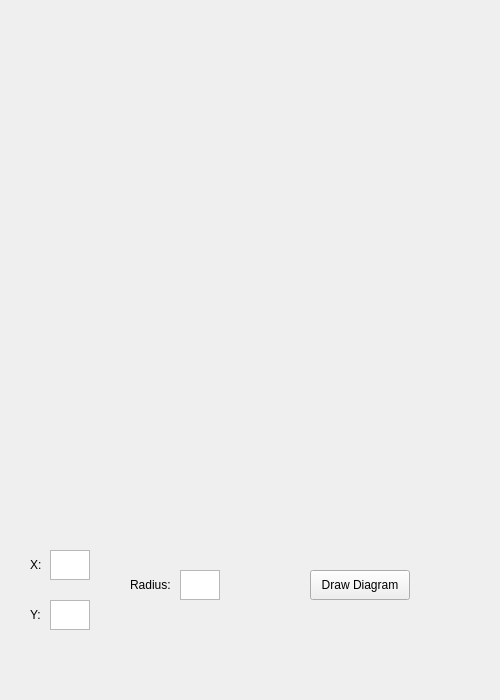
<?xml version="1.0" encoding="UTF-8"?>
<ui version="4.0">
 <class>MainWindow</class>
 <widget class="QMainWindow" name="MainWindow">
  <property name="geometry">
   <rect>
    <x>0</x>
    <y>0</y>
    <width>500</width>
    <height>700</height>
   </rect>
  </property>
  <property name="windowTitle">
   <string>MainWindow</string>
  </property>
  <widget class="QWidget" name="centralWidget">
   <widget class="QLabel" name="drawingArea">
    <property name="geometry">
     <rect>
      <x>0</x>
      <y>0</y>
      <width>500</width>
      <height>500</height>
     </rect>
    </property>
    <property name="text">
     <string/>
    </property>
   </widget>
   <widget class="QPlainTextEdit" name="editText_X">
    <property name="geometry">
     <rect>
      <x>50</x>
      <y>550</y>
      <width>40</width>
      <height>30</height>
     </rect>
    </property>
   </widget>
   <widget class="QPlainTextEdit" name="editText_Y">
    <property name="geometry">
     <rect>
      <x>50</x>
      <y>600</y>
      <width>40</width>
      <height>30</height>
     </rect>
    </property>
   </widget>
   <widget class="QPlainTextEdit" name="editText_Radius">
    <property name="geometry">
     <rect>
      <x>180</x>
      <y>570</y>
      <width>40</width>
      <height>30</height>
     </rect>
    </property>
   </widget>
   <widget class="QLabel" name="label_2">
    <property name="geometry">
     <rect>
      <x>130</x>
      <y>570</y>
      <width>45</width>
      <height>30</height>
     </rect>
    </property>
    <property name="text">
     <string>Radius:</string>
    </property>
   </widget>
   <widget class="QLabel" name="label_3">
    <property name="geometry">
     <rect>
      <x>30</x>
      <y>600</y>
      <width>20</width>
      <height>30</height>
     </rect>
    </property>
    <property name="text">
     <string>Y:</string>
    </property>
   </widget>
   <widget class="QLabel" name="label_4">
    <property name="geometry">
     <rect>
      <x>30</x>
      <y>550</y>
      <width>20</width>
      <height>30</height>
     </rect>
    </property>
    <property name="text">
     <string>X:</string>
    </property>
   </widget>
   <widget class="QPushButton" name="mDrawDiagramButton">
    <property name="geometry">
     <rect>
      <x>310</x>
      <y>570</y>
      <width>100</width>
      <height>30</height>
     </rect>
    </property>
    <property name="text">
     <string>Draw Diagram</string>
    </property>
   </widget>
  </widget>
 </widget>
 <layoutdefault spacing="6" margin="11"/>
 <resources/>
 <connections/>
</ui>
